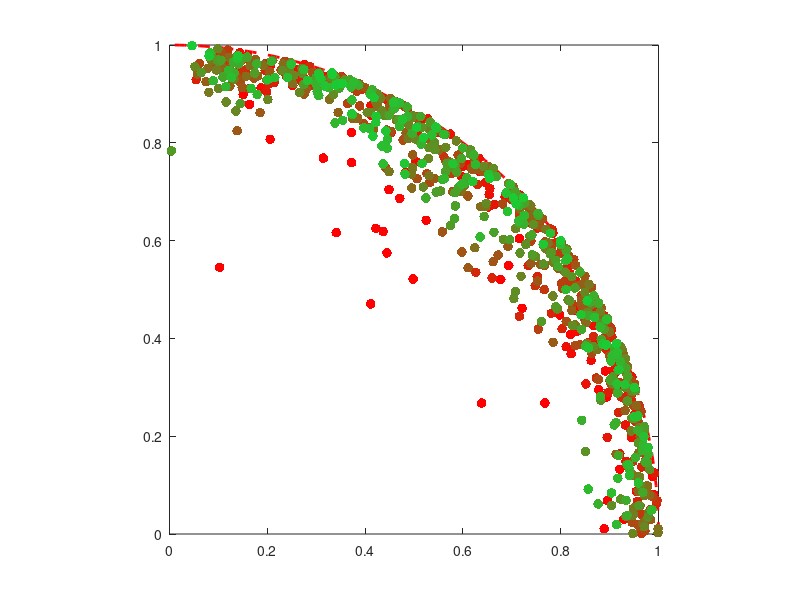

Source code (MATLAB):
function MOGAcrowd(mode, type)
% GATEST Runs a MOGA test-case.
%   A MOGA is run using the following genome:
%   [x, y] - point position in (x,y) coordinates
%   and the following fitness functions:
%   Dist_x: distance of x from 0
%   Dist_y: distance of y from 0
%   the genome is bounded by x^2+y^2=1
%   The algorithm has different selection modes:
%   1 - weighted selection (equal weights)
%   2 - max genomes are selected from each fitness
%   3 - pareto front selection
%   4 - pareto front + crowding selection
%   Type: 1 - square, 2 - circle
if nargin<2
    type = 2;
    if nargin<1
        mode = 6;
    end
end

% Algorithm parameters
Pop = 30;
NGen = 1000;
NTop = 10;

AllPop = zeros(Pop,2,NGen);
AllTop = zeros(NTop,2,NGen);
AllFit = zeros(Pop,2,NGen);
AllDistMu = zeros(NGen,1);
AllDistMin = zeros(NGen,1);
stdist = zeros(NGen,1);

% Create random population
GenPop = RandomG(Pop);

percExtra = 1.1;
curGen = 0;
while curGen<NGen
    % Obtain population fitness
    Fit = zeros(Pop,2);
    Fit(:,1) = Fit1(GenPop);
    Fit(:,2) = Fit2(GenPop);
    weights = ones(Pop,1)/Pop;
    
    % Store results
    AllPop(:,:,curGen+1) = GenPop;
    AllFit(:,:,curGen+1) = Fit;
    
    if mode == 1
        % Use weighted selection method
        wFit = Fit(:,1)+Fit(:,2);
        wFitID = [wFit,(1:Pop)'];
        wFitID = sortrows(wFitID,-1);
        BestIDs = wFitID(1:NTop,end);
    else
        if mode == 2
            % Use max selection method
            FitID = [Fit,(1:Pop)'];
            FitID1 = sortrows(FitID,-1);
            FitID2 = sortrows(FitID,-2);
            BestIDs = [FitID1(:,end),FitID2(:,end)];
            BestIDs = reshape(BestIDs',[],1);
            BestIDs = BestIDs(1:NTop);
        else
            % Sort into Pareto fronts
            Fronts = Pareto(Fit);
            
            if mode == 3
                % Select from Pareto fronts until NTop
                f = 1;
                BestIDs = [];
                while length(BestIDs)<NTop
                    BestIDs = [BestIDs;Fronts{f}]; %#ok<AGROW>
                    f = f + 1;
                end
                BestIDs = BestIDs(1:NTop);
                
                % Update distance between all candidates
                CFits = Fit(BestIDs,:);
                NC = size(CFits,1);
                dists = zeros(NC,1);
                for c = 1:NC
                    distM = repmat(CFits(c,:),NC-1,1) - ...
                        CFits([1:c-1,c+1:end],:);
                    dist = diag(distM*distM');
                    dists(c) = min(dist);
                end
                weights = dists;
            end
            
            if mode == 4
                % Mode 4 selects the best genomes based on
                % pareto level and relative distance
                f = 1;
                BestIDs = [];
                Candidates = [];
                while length(BestIDs)<NTop
                    % Add next front to Candidates
                    Candidates = [Candidates;
                                  Fronts{f},zeros(length(Fronts{f}),1)];
                    f = f + 1;
                    CanPop = Fit(Candidates(:,1),:);
                    
                    % Check distance between all candidates
                    NC = size(Candidates,1);
                    if NC > 2
                        dists = zeros(NC,1);
                        for c = 1:NC
                            distM = repmat(CanPop(c,:),NC-1,1) - ...
                                CanPop([1:c-1,c+1:end],:);
                            dist = diag(distM*distM');
                            dists(c) = min(dist);
                        end

                        % Move candidates with high variety to BestIDs
                        cIDs = dists>mean(dists)-curGen/NGen*std(dists);
%                         cIDs = dists>mean(dists)-std(dists);
%                         cIDs = dists>mean(dists);
%                         BestC = Candidates(cIDs);
%                         Candidates(cIDs) = [];
%                         BestIDs = [BestIDs;BestC];
                        Candidates(cIDs,2) = 1;
                        if sum(Candidates(:,2))>=NTop
                            BestIDs = Candidates(Candidates(:,2)==1,1);
                        end
                    end
                    
                    if f>length(Fronts) && sum(Candidates(:,2))<NTop
                        id = 1;
                        while sum(Candidates(:,2))<NTop
                            Candidates(id,2) = 1;
                            id = id + 1;
                        end
                        BestIDs = Candidates(Candidates(:,2)==1,1);
                    end
                end
                BestIDs = BestIDs(1:NTop);
                
                % Update distance between all candidates
                CFits = Fit(BestIDs,:);
                NC = size(CFits,1);
                dists = zeros(NC,1);
                for c = 1:NC
                    distM = repmat(CFits(c,:),NC-1,1) - ...
                        CFits([1:c-1,c+1:end],:);
                    dist = diag(distM*distM');
                    dists(c) = min(dist);
                end
                weights = dists;
            end
            
            if mode == 5
                % Mode 5 fills NTop with pareto fronts (overflowing NTop)
                % and removes points from the selection based on proximity
                % to each other until NTop.
                
                % Select from Pareto fronts until NTop+delta
                f = 1;
                BestIDs = [];
                while length(BestIDs)<NTop
                    BestIDs = [BestIDs;Fronts{f}]; %#ok<AGROW>
                    f = f + 1;
                end
                
                % Check distance between all candidates
                CFits = Fit(BestIDs,:);
                NC = size(CFits,1);
                dists = zeros(NC,1);
                for c = 1:NC
                    distM = repmat(CFits(c,:),NC-1,1) - ...
                        CFits([1:c-1,c+1:end],:);
                    dist = diag(distM*distM');
                    dists(c) = min(dist);
                end
                stdist(curGen+1) = std(dists)/mean(dists);
                dists = [dists,BestIDs];
                
                % Remove delta candidates
                while length(BestIDs)>NTop
                    % Find pair of closest points
                    mIDs = find(dists(:,1) == min(dists(:,1)));
                    dIDs = mIDs;
                    if length(dIDs)>=2
                        % Keep only one point at random
                        safeID = randsample(length(dIDs),1);
                        dIDs(safeID) = [];
                    end
                    BestIDs(ismember(BestIDs,dists(dIDs,2))) = [];
                    dists(mIDs,:) = [];
                end
%                 BestIDs = BestIDs(1:NTop);
                
                % Update distance between all candidates
                CFits = Fit(BestIDs,:);
                NC = size(CFits,1);
                dists = zeros(NC,1);
                for c = 1:NC
                    distM = repmat(CFits(c,:),NC-1,1) - ...
                        CFits([1:c-1,c+1:end],:);
                    dist = diag(distM*distM');
                    dists(c) = min(dist);
                end
                weights = dists;
            end
            
            if mode == 6
                % Mode 6 fills NTop with pareto fronts (overflowing NTop)
                % and removes points from the selection based on proximity
                % to each other until NTop.
                % Proximity is calculated as average of distance to nearest
                % two points
                
                % Select from Pareto fronts until NTop+delta
                f = 1;
                BestIDs = [];
                while length(BestIDs)<NTop
                    BestIDs = [BestIDs;Fronts{f}]; %#ok<AGROW>
                    f = f + 1;
                end
                
                % Check distance between all candidates
                CFits = Fit(BestIDs,:);
                [NC,NF] = size(CFits);
                CFits = [CFits,(1:NC)'];
                dists = ones(NC,1);
                Extr = max(CFits(:,1:end-1),[],1) - ...
                    min(CFits(:,1:end-1),[],1); % Distance value given to
                                                % extreme points
                for f = 1:NF
                    FitVal = sortrows(CFits(:,[f, end]),1);
                    FitDist = diff(FitVal(:,1));
                    FitDistAvg = (FitDist(1:end-1)+FitDist(2:end))/2;
                    dists(FitVal(:,2)) = dists(FitVal(:,2)) .* ...
                        [Extr(f); FitDistAvg; Extr(f)];
                end
                    
                stdist(curGen+1) = std(dists)/mean(dists);
                dists = [dists,BestIDs];
                
                % Remove delta candidates
                while length(BestIDs)>NTop
                    % Find pair of closest points
                    mIDs = find(dists(:,1) == min(dists(:,1)));
                    dIDs = mIDs;
                    if length(dIDs)>=2
                        % Keep only one point at random
                        safeID = randsample(length(dIDs),1);
                        dIDs(safeID) = [];
                    end
                    BestIDs(ismember(BestIDs,dists(dIDs,2))) = [];
                    dists(mIDs,:) = [];
                end
%                 BestIDs = BestIDs(1:NTop);
                
                % Update distance between all candidates
                CFits = Fit(BestIDs,:);
                NC = size(CFits,1);
                dists = zeros(NC,1);
                for c = 1:NC
                    distM = repmat(CFits(c,:),NC-1,1) - ...
                        CFits([1:c-1,c+1:end],:);
                    dist = diag(distM*distM');
                    dists(c) = min(dist);
                end
                weights = dists;
            end
            
            if mode == 7
                % Mode 7 fills NTop with pareto fronts (overflowing NTop)
                % and removes points from the selection based on proximity
                % to each other until NTop.
                % Proximity is calculated as average of distance to nearest
                % two points within the same pareto front
                
                % Select from Pareto fronts until NTop+delta
                f = 1;
                BestIDs = [];
                BestDists = [];
                while length(BestIDs)<NTop
                    BestIDs = [BestIDs;Fronts{f}]; %#ok<AGROW>
                    
                    % Check distance between all candidates
                    CFits = Fit(Fronts{f},:);
                    [NC,NF] = size(CFits);
                    CFits = [CFits,(1:NC)'];
                    dists = ones(NC,1);
                    Extr = max(CFits(:,1:end-1),[],1) - ...
                        min(CFits(:,1:end-1),[],1); % Distance value given to
                                                    % extreme points
                    for fi = 1:NF
                        FitVal = sortrows(CFits(:,[fi, end]),1);
                        FitDist = diff(FitVal(:,1));
                        FitDistAvg = (FitDist(1:end-1)+FitDist(2:end))/2;
                        dists(FitVal(:,2)) = dists(FitVal(:,2)) .* ...
                            [Extr(fi); FitDistAvg; Extr(fi)];
                    end

                    BestDists = [BestDists; dists,Fronts{f}];
                    f = f + 1;
                end
                
                % Remove delta candidates
                while length(BestIDs)>NTop
                    % Find pair of closest points
                    mIDs = find(BestDists(:,1) == min(BestDists(:,1)));
                    dIDs = mIDs;
                    if length(dIDs)>=2
                        % Keep only one point at random
                        safeID = randsample(length(dIDs),1);
                        dIDs(safeID) = [];
                    end
                    BestIDs(ismember(BestIDs,BestDists(dIDs,2))) = [];
                    BestDists(mIDs,:) = [];
                end
%                 BestIDs = BestIDs(1:NTop);
                
                % Update distance between all candidates
                CFits = Fit(BestIDs,:);
                [NC,NF] = size(CFits);
                CFits = [CFits,(1:NC)'];
                dists = ones(NC,1);
                Extr = max(CFits(:,1:end-1),[],1) - ...
                    min(CFits(:,1:end-1),[],1); % Distance value given to
                                                % extreme points
                for fi = 1:NF
                    FitVal = sortrows(CFits(:,[fi, end]),1);
                    FitDist = diff(FitVal(:,1));
                    FitDistAvg = (FitDist(1:end-1)+FitDist(2:end))/2;
                    dists(FitVal(:,2)) = dists(FitVal(:,2)) .* ...
                        [Extr(fi); FitDistAvg; Extr(fi)];
                end
                weights = dists;
            end
        end
    end
    
    % Store results
    TopFit = Fit(BestIDs,:);
    AllTop(:,:,curGen+1) = TopFit;
    dists = zeros(NTop,1);
    for c = 1:NTop
        distM = repmat(TopFit(c,:),NTop-1,1) - ...
            TopFit([1:c-1,c+1:end],:);
        dist = diag(distM*distM');
        try
            dists(c) = min(dist);
        catch
            disp(1);
        end
    end
    AllDistMu(curGen+1) = mean(dists);
    AllDistMin(curGen+1) = min(dists);
    
    % Build new population
    NewPop = zeros(size(GenPop));
    NewPop(1:NTop,:) = GenPop(BestIDs,:); % Elitism
    g = NTop+1;
    while g<Pop
        Parents = randsample(BestIDs,2,true,weights);
        if Parents(1)~=Parents(2)
            go = Offspring(GenPop(Parents(1),:),...
                           GenPop(Parents(2),:));
            if ~isempty(go)
                NewPop(g,:) = go;
                g = g + 1;
            end
        end
    end
    
    GenPop = NewPop;
    curGen = curGen + 1;
%     disp (curGen);
end

% Display results
figure
x = cos(0:0.01:pi/2);
y = sin(0:0.01:pi/2);
plot(x,y,'--r','LineWidth',2);
hold on
for g = 1:NGen
    Color = ((NGen-g)*[1, 0, 0]+g*[0.1, 0.8, 0.2])/NGen;
    scatter(AllTop(:,1,g),AllTop(:,2,g),50,Color,'fill');
%     scatter(AllFit(:,1,g),AllFit(:,2,g),50,Color,'fill');
end
axis equal
axis([0 1 0 1])

% figure
% plot(stdist);
% figure
% plot(AllDistMu);
% hold on
% plot(AllDistMin);
% disp([AllDistMu(end), AllDistMin(end)]);

    function g = RandomG(n)
        radii = rand(n,1);
        angle = pi/2*rand(n,1);
        g = [radii.*cos(angle),radii.*sin(angle)];
    end

    function f = Fit1(g)
        f = g(:,1);
    end

    function f = Fit2(g)
        f = g(:,2);
    end

    function g = Offspring(p1,p2)
        % Crossover
        if rand()>0.5
            g = [p1(1),p2(2)];
        else
            g = [p2(1),p1(2)];
        end
        
        % Mutation
        g = g + 0.2*(0.5-rand(1,2));
        
        % Bounding
%         g = min(max(g,[0, 0]),[1, 1]);
        if type == 1
            if any(g<0) || any(g>1)
                g = [];
            end
        else
            if g*g'>1
                g = [];
            end
        end
    end

    function Fronts = Pareto(Data)
        Npoints = size(Data,1);
        
        % Add IDs to data points
        X = [Data,(1:Npoints)'];
        
        Fronts = {};
        fn = 0;
        XTemp = [X,zeros(size(X,1),1)];
        Under = [];
        while ~isempty(XTemp)
            p = find(XTemp(:,end)==0,1,'first');
            if isempty(p)
                % Finished checking the front
                fn = fn + 1;
                Front = XTemp(:,end-1);
                Fronts{fn,1} = Front;
                
                % Prepare data to evaluate next front
                XTemp = [Under,zeros(size(Under,1),1)];
                Under = [];
            else
                XTemp(p,end) = 1;  % set p as "checked"
                % Find which items in XTemp are dominated by p
                pX = repmat(XTemp(p,1:end-2),size(XTemp,1),1);
                IDs = any(pX>XTemp(:,1:end-2),2) & ...
                    all(pX>=XTemp(:,1:end-2),2);
                % Move those to Under
                Under = [Under;XTemp(IDs,1:end-1)];
                XTemp(IDs,:) = [];
            end
        end     
    end
end

